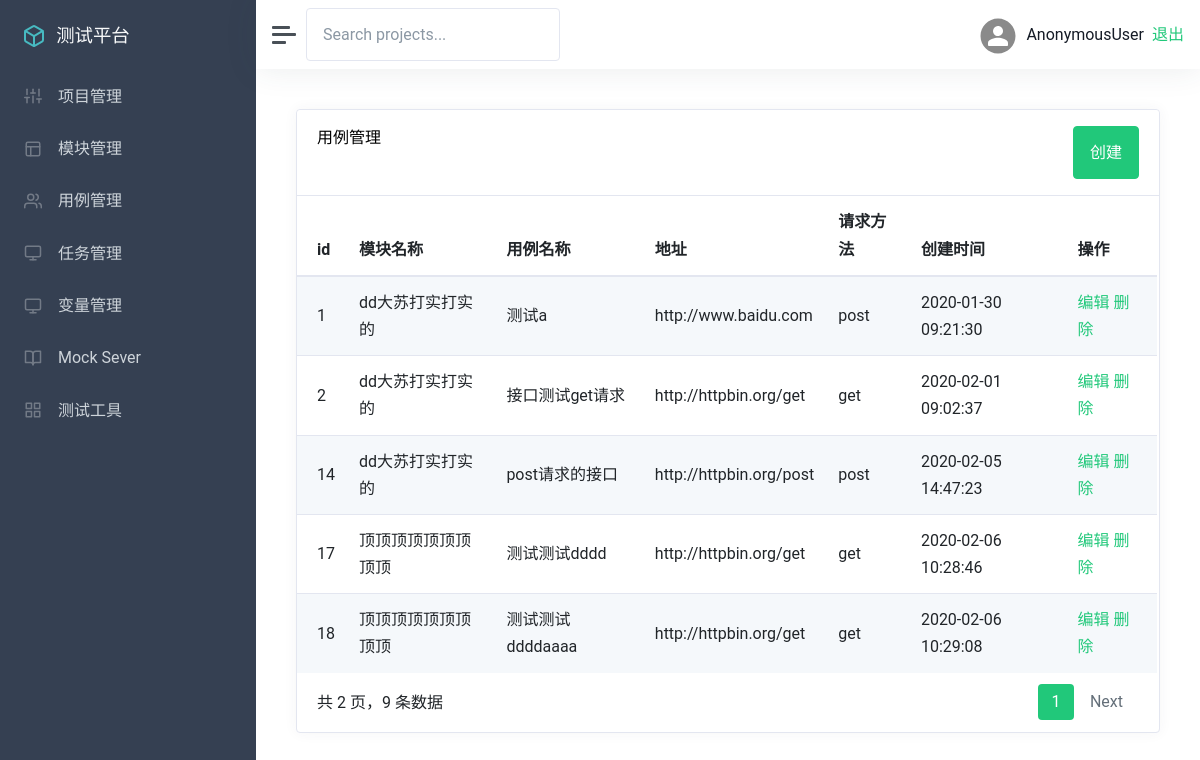
The app's page /case/case_list/ with its own data.
### app_case/models.py (models this page shows, shortened)
class TestCase(models.Model):
    METHOD_CHOICES = (
        ('1', 'GET'),
        ('2', 'POST')
    )
    PAR_CHOICES = (
        ('1', 'form-data'),
        ('2', 'json')
    )
    ASSERT_CHOICES=(
        ('1', 'include'),
        ('2', 'equal')
    )
    module = models.ForeignKey(Module, on_delete=models.CASCADE)
    name = models.CharField('名称', max_length=50, null=False)
    url = models.TextField('url', null=False)
    method = models.SmallIntegerField('请求方法', default='1',choices=METHOD_CHOICES) #1是Get请求，2是Post请求
    header = models.TextField('请求头', null=False)
    parameter_type = models.SmallIntegerField('参数类型', default='1',choices=PAR_CHOICES)
    parameter_body = models.TextField('参数内容', null=False)
    result = models.TextField('结果', null=False)
    assert_type = models.SmallIntegerField('断言类型', default='1',choices=ASSERT_CHOICES)
    assert_text = models.TextField('结果', null=False)
    update_time = models.DateTimeField('更新时间', auto_now=True)
    create_time = models.DateTimeField('创建时间', auto_now_add=True)

### app_manage/models.py (models this page shows)
class Module(models.Model):
    project = models.ForeignKey(Project, on_delete=models.CASCADE)
    name = models.CharField("名称", max_length=100, null=False, default='')
    describe = models.TextField("描述", default='')
    update_time = models.DateTimeField("更新时间", auto_now=True)
    create_time = models.DateTimeField("创建时间", auto_now_add=True)
    def __str__(self):
        return self.name

### app_case/views.py (the view)
# urls.py: path('case_list/', views.case_list),
def case_list(request):
    testCaseList = TestCase.objects.all()
    p = Paginator(testCaseList, 5)
    page = request.GET.get('page')
    if page == '':
        page = 1
    try:
        testCaseList = p.page(page)
    except PageNotAnInteger:
        testCaseList = p.page(1)
    except EmptyPage:
        testCaseList = p.page(p.num_pages)
    return render(request, 'case/list.html', {
        'testCaseList':testCaseList
    })

### templates/case/list.html (shortened to what this page needs)
{% extends "manage.html" %}
{% block manage %}
<div class="card flex-fill">
    <div class="card-header">
        <h5 class="card-title mb-0" style="float:left">用例管理</h5>
        <button onclick="add()" type="button" class="btn btn-primary" style="float:right">创建</button>
    </div>
    <div id="datatables-dashboard-traffic_wrapper" class="dataTables_wrapper dt-bootstrap4 no-footer">
        <div class="row">
            <div class="col-sm-12">
                <table id="datatables-dashboard-traffic" class="table table-striped my-0 dataTable no-footer"
                    role="grid" aria-describedby="datatables-dashboard-traffic_info">
                    <thead>
                        <tr role="row">
                            <th>id</th>
                            <th>模块名称</th>
                            <th>用例名称</th>
                            <th>地址</th>
                            <th>请求方法</th>
                            <th>创建时间</th>
                            <th>操作</th>
                        </tr>
                    </thead>
                    <tbody>
                        {% for c in testCaseList %}
                        <tr role="row" class="odd">
                            <td>{{ c.id }}</td>
                            <td>{{ c.module }}</td>
                            <td>{{ c.name }}</td>
                            <td>{{ c.url }}</td>
                            {% if c.method == 1 %}
                                <td>get</td>
                            {% endif %}
                            {% if c.method == 2 %}
                                <td>post</td>
                            {% endif %}
                            <td>{{ c.create_time |date:"Y-m-d H:i:s"}}</td>
                            <td>
                                <a href="/case/case_edit/{{c.id}}/">编辑</a>
                                <a onclick="case_delete({{ c.id }})" style="color:#21c87a;" id="delete-project-id">删除</a>
                            </td>
                        </tr>
                        {% endfor %}
                    </tbody>
                </table>
            </div>
        </div>
        <div class="row">
            <div class="col-sm-12 col-md-5">
                <div class="dataTables_info" id="datatables-dashboard-traffic_info" role="status" aria-live="polite">
                    共 {{ testCaseList.paginator.num_pages }} 页，{{ testCaseList.paginator.count }} 条数据
                </div>
            </div>
            <div class="col-sm-12 col-md-7">
                <div class="dataTables_paginate paging_simple_numbers" id="datatables-dashboard-traffic_paginate">
                    <ul class="pagination">
                        <li class="paginate_button page-item active">
                            <a href="#" aria-controls="datatables-dashboard-traffic" data-dt-idx="1" tabindex="0"
                                class="page-link">{{ testCaseList.number }}</a>
                        </li>
                        <li class="paginate_button page-item next" id="datatables-dashboard-traffic_next">
                            {% if testCaseList.has_next %}
                            <a href="?page={{ testCaseList.next_page_number }}"  data-dt-idx="2" tabindex="0"
                                class="page-link">Next</a>
                            {% endif %}
                        </li>
                    </ul>
                </div>
            </div>
{% endblock %}

### records on screen
TestCase: id "1", module "dd大苏打实打实的", name "测试a", url "http://www.baidu.com", method "post", create_time "2020-01-30 09:21:30"
TestCase: id "2", module "dd大苏打实打实的", name "接口测试get请求", url "http://httpbin.org/get", method "get", create_time "2020-02-01 09:02:37"
TestCase: id "14", module "dd大苏打实打实的", name "post请求的接口", url "http://httpbin.org/post", method "post", create_time "2020-02-05 14:47:23"
TestCase: id "17", module "顶顶顶顶顶顶顶顶顶", name "测试测试dddd", url "http://httpbin.org/get", method "get", create_time "2020-02-06 10:28:46"
TestCase: id "18", module "顶顶顶顶顶顶顶顶顶", name "测试测试ddddaaaa", url "http://httpbin.org/get", method "get", create_time "2020-02-06 10:29:08"

### other values on screen
{{ user }} "AnonymousUser"
{{ testCaseList.paginator.num_pages }} "2"
{{ testCaseList.paginator.count }} "9"
{{ testCaseList.number }} "1"
